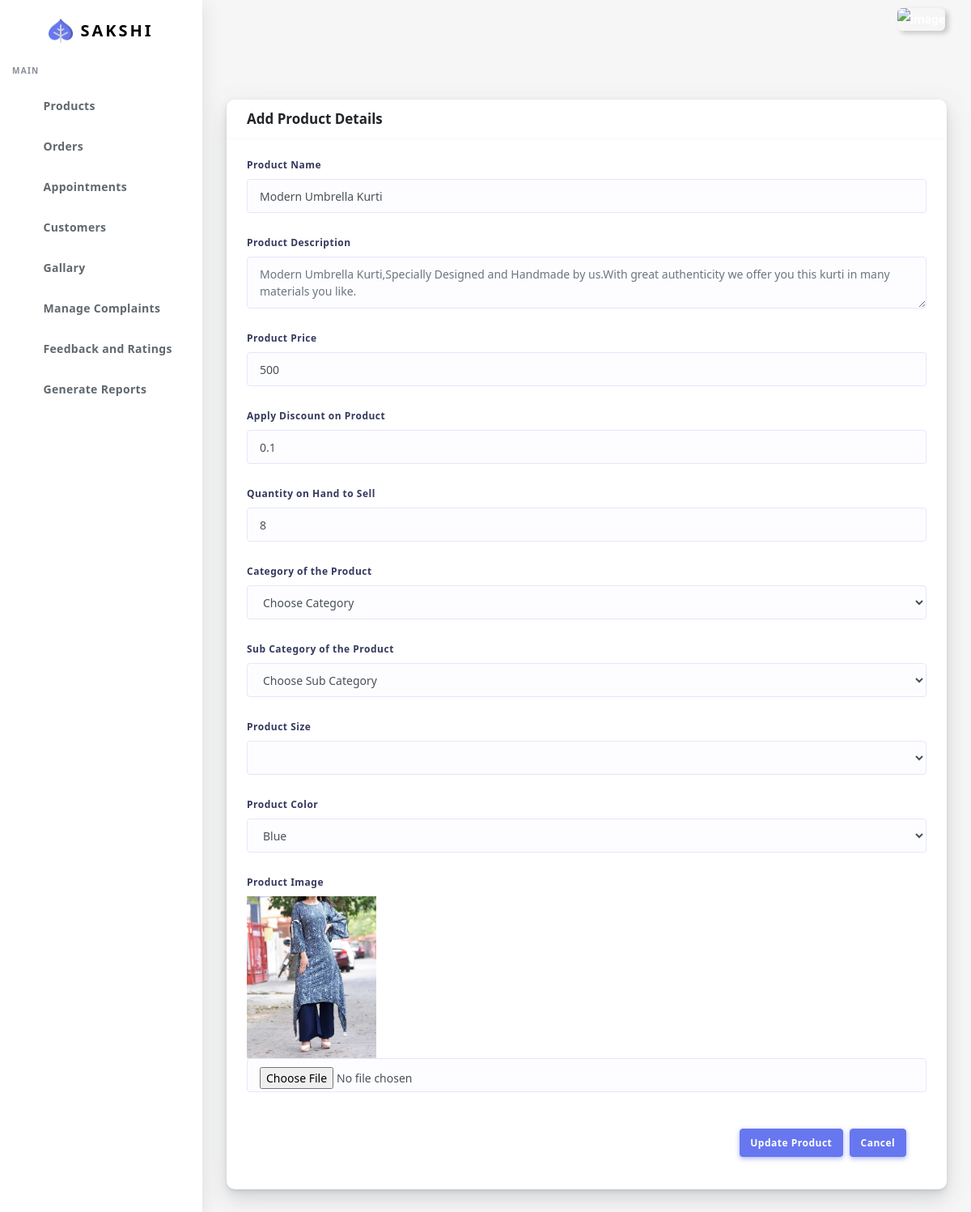
Page /viewproduct/10 (signed in) on the committed database.
### customer/models.py (models this page shows, shortened)
class Product(models.Model):
    product_name=models.CharField(max_length=45)
    price=models.IntegerField()
    qty_on_hand=models.IntegerField()
    discount=models.FloatField(null=True)
    desc=models.TextField()
    product_img=models.ImageField(upload_to="ProductImg/",max_length=100)
    size_id=models.ForeignKey('ProductSize',on_delete=CASCADE,null=False)
    color_id=models.ForeignKey('ProductColor',on_delete=CASCADE,null=False)
    company_id=models.ForeignKey(Company,on_delete=CASCADE)
    cat_id=models.ForeignKey('Category',on_delete=CASCADE)
    class Meta:
        ordering = ['id']
        unique_together = (('size_id','id', 'color_id'),)

class ProductColor(models.Model):
    color_name=models.CharField(max_length=10)

### customer/views.py (the view)
# urls.py: path("viewproduct/<int:id>",views.viewproduct,name="viewproduct"),
@login_required(login_url='sign-in')
def viewproduct(request,id):
    checklocal(request)
    product=Product.objects.get(pk=id)
    print(type(product))
    category=Category.objects.all()
    cat=category.filter(cat_id__isnull=True)
    sub_cat=category.filter(cat_id__isnull=False)
    company=Company.objects.first()
    pcolor=ProductColor.objects.all()
    psize=ProductSize.objects.all()
    return render(request,"Mainadmin/view_added_product.html",{'cat':cat,'sub_cat':sub_cat,'company':company,'pcolor':pcolor,'psize':psize,"product":product})

### customer/views.py (called while the page is built)
def checklocal(request):
    if request.user.is_staff==False:
        logout(request)

### customer/templates/Mainadmin/view_added_product.html (shortened to what this page needs)
{% extends "Mainadmin/index.html" %}
{% load static %}
{% block body %}
<div class="main-content">
  <section class="section">
    <div class="section-body">
      <form id="sup" action="{% url 'updateproduct' product.id %}" method="POST" enctype="multipart/form-data">
       <div class="card">
            <div class="card-header">
              <h4>Add Product Details</h4>
            </div>
            <div class="card-body">
              <div class="form-group">
                <label>Product Name</label>
                <input type="text" name="pname" value="{{product.product_name}}" class="form-control" onKeyPress="return ValidateAlpha(event);" title="Enter only characters" >
              </div>
              <div class="form-group">
                <label>Product Description</label>
                <textarea class="form-control" name="desc" placeholder="{{product.desc | safe}}" ></textarea>
              </div>
              <div class="form-group">
                <label>Product Price</label>
                <input type="text" onkeypress="return isNumberKey(event)" class="form-control" name="price" value="{{product.price}}" required>
              </div>
              <div class="form-group">
                <label>Apply Discount on Product</label>
                <input type="text" onkeypress="return isNumberKey(event)"  class="form-control" name="discount" value="{{product.discount}}">
              </div>
              <div class="form-group">
                <label>Quantity on Hand to Sell</label>
                <input type="text" onkeypress="return isNumberKey(event)" class="form-control" name="qty" value="{{product.qty_on_hand}}" required>
              </div>
              <div class="form-group">
                <label>Category of the Product</label>
                <select name="cat" id="cat" class="form-control" required>
                  <option selected disabled>Choose Category</option>
                </select>
              </div>
              <div class="form-group">
                <label>Sub Category of the Product</label>
                <select name="subcat" id="subcat" class="form-control" required>
                  <option selected disabled>Choose Sub Category</option>
                </select>
              </div>
              <div class="form-group">
                <label>Product Size</label>
                <select name="size" id="" class="form-control" required>
                  <option selected>{{product.size_id.deatils}}</option>
                  {% for ps in psize %}
                  <option value="{{ps.id}}">{{ps.details}}</option>
                  {% endfor %}
                </select>
              </div>
              <div class="form-group">
                <label>Product Color</label>
                <select name="color" id="" class="form-control" required>
                  <option selected >{{product.color_id.color_name}}</option>
                </select>
              </div>
              <div class="form-group">
                <label>Product Image</label>
                <div style="width: 200px; max-width: 300px;">
                <img src="/media/{{product.product_img}}" width="80%" alt="Product Image">
                </div>
                <input type="file" class="form-control" name="pimg" accept="image/*" required>
              </div>
            <div class="card-footer text-right">
              <button class="btn btn-primary mr-1" type="submit">Update Product</button>
            </form>
              <form action="{% url 'products' %}" id="sup" class="d-inline">
             <button class="btn btn-primary " type="submit">Cancel</button>
            </form>
            </div>
          </div>
        </div>
{% endblock body %}

### rows in the picture
Product: pname "Modern Umbrella Kurti", desc "Modern Umbrella Kurti,Specially Designed and Handmade by us.With great authenticity we offer you this kurti in many materials you like.", price "500", discount "0.1", qty "8", color "Blue", product_img (picture)
